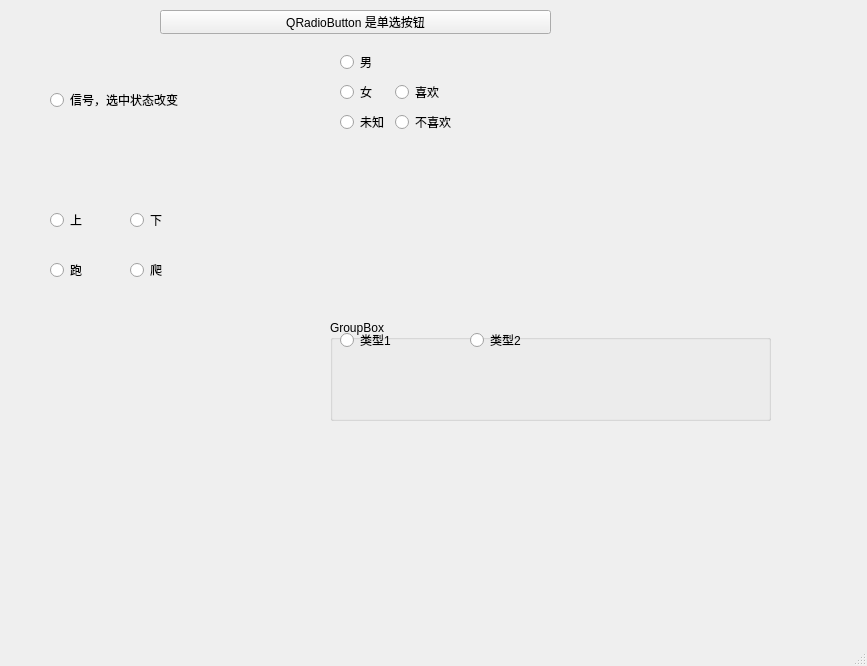
<?xml version="1.0" encoding="UTF-8"?>
<ui version="4.0">
 <class>MainWindow</class>
 <widget class="QMainWindow" name="MainWindow">
  <property name="geometry">
   <rect>
    <x>0</x>
    <y>0</y>
    <width>867</width>
    <height>666</height>
   </rect>
  </property>
  <property name="windowTitle">
   <string>MainWindow</string>
  </property>
  <widget class="QWidget" name="centralwidget">
   <widget class="QPushButton" name="pushButton">
    <property name="geometry">
     <rect>
      <x>160</x>
      <y>10</y>
      <width>391</width>
      <height>24</height>
     </rect>
    </property>
    <property name="text">
     <string>QRadioButton 是单选按钮</string>
    </property>
   </widget>
   <widget class="QRadioButton" name="radioButton">
    <property name="geometry">
     <rect>
      <x>50</x>
      <y>90</y>
      <width>281</width>
      <height>20</height>
     </rect>
    </property>
    <property name="text">
     <string>信号，选中状态改变</string>
    </property>
   </widget>
   <widget class="QWidget" name="formLayoutWidget">
    <property name="geometry">
     <rect>
      <x>340</x>
      <y>50</y>
      <width>431</width>
      <height>121</height>
     </rect>
    </property>
    <layout class="QFormLayout" name="formLayout">
     <item row="3" column="1">
      <widget class="QRadioButton" name="radioButton_2">
       <property name="text">
        <string>不喜欢</string>
       </property>
      </widget>
     </item>
     <item row="3" column="0">
      <widget class="QRadioButton" name="radioButton_3">
       <property name="text">
        <string>未知</string>
       </property>
       <attribute name="buttonGroup">
        <string notr="true">buttonGroup_sex</string>
       </attribute>
      </widget>
     </item>
     <item row="2" column="0">
      <widget class="QRadioButton" name="radioButton_4">
       <property name="text">
        <string>女</string>
       </property>
       <attribute name="buttonGroup">
        <string notr="true">buttonGroup_sex</string>
       </attribute>
      </widget>
     </item>
     <item row="2" column="1">
      <widget class="QRadioButton" name="radioButton_5">
       <property name="text">
        <string>喜欢</string>
       </property>
      </widget>
     </item>
     <item row="1" column="0">
      <widget class="QRadioButton" name="radioButton_6">
       <property name="text">
        <string>男</string>
       </property>
       <attribute name="buttonGroup">
        <string notr="true">buttonGroup_sex</string>
       </attribute>
      </widget>
     </item>
    </layout>
   </widget>
   <widget class="QGroupBox" name="groupBox">
    <property name="geometry">
     <rect>
      <x>330</x>
      <y>320</y>
      <width>441</width>
      <height>101</height>
     </rect>
    </property>
    <property name="title">
     <string>GroupBox</string>
    </property>
    <widget class="QRadioButton" name="radioButton_8">
     <property name="geometry">
      <rect>
       <x>140</x>
       <y>10</y>
       <width>95</width>
       <height>20</height>
      </rect>
     </property>
     <property name="text">
      <string>类型2</string>
     </property>
    </widget>
    <widget class="QRadioButton" name="radioButton_7">
     <property name="geometry">
      <rect>
       <x>10</x>
       <y>10</y>
       <width>95</width>
       <height>20</height>
      </rect>
     </property>
     <property name="text">
      <string>类型1</string>
     </property>
    </widget>
   </widget>
   <widget class="QRadioButton" name="radioButton_9">
    <property name="geometry">
     <rect>
      <x>130</x>
      <y>210</y>
      <width>95</width>
      <height>20</height>
     </rect>
    </property>
    <property name="text">
     <string>下</string>
    </property>
   </widget>
   <widget class="QRadioButton" name="radioButton_10">
    <property name="geometry">
     <rect>
      <x>50</x>
      <y>260</y>
      <width>95</width>
      <height>20</height>
     </rect>
    </property>
    <property name="text">
     <string>跑</string>
    </property>
    <attribute name="buttonGroup">
     <string notr="true">buttonGroup_cubm</string>
    </attribute>
   </widget>
   <widget class="QRadioButton" name="radioButton_11">
    <property name="geometry">
     <rect>
      <x>50</x>
      <y>210</y>
      <width>95</width>
      <height>20</height>
     </rect>
    </property>
    <property name="text">
     <string>上</string>
    </property>
   </widget>
   <widget class="QRadioButton" name="radioButton_12">
    <property name="geometry">
     <rect>
      <x>130</x>
      <y>260</y>
      <width>95</width>
      <height>20</height>
     </rect>
    </property>
    <property name="text">
     <string>爬</string>
    </property>
    <attribute name="buttonGroup">
     <string notr="true">buttonGroup_cubm</string>
    </attribute>
   </widget>
  </widget>
  <widget class="QMenuBar" name="menubar">
   <property name="geometry">
    <rect>
     <x>0</x>
     <y>0</y>
     <width>867</width>
     <height>22</height>
    </rect>
   </property>
  </widget>
  <widget class="QStatusBar" name="statusbar"/>
 </widget>
 <resources/>
 <connections/>
 <buttongroups>
  <buttongroup name="buttonGroup_sex"/>
  <buttongroup name="buttonGroup_cubm"/>
 </buttongroups>
</ui>
